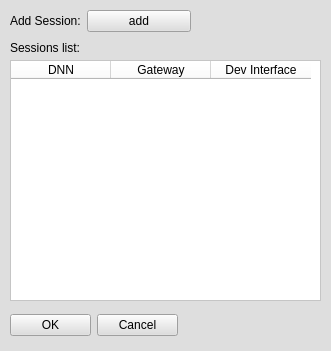
<?xml version="1.0" encoding="UTF-8"?>
<ui version="4.0">
 <class>MainWindow</class>
 <widget class="QMainWindow" name="MainWindow">
  <property name="geometry">
   <rect>
    <x>0</x>
    <y>0</y>
    <width>331</width>
    <height>351</height>
   </rect>
  </property>
  <property name="windowTitle">
   <string>MainWindow</string>
  </property>
  <property name="styleSheet">
   <string notr="true">background-color: rgb(222, 222, 222);</string>
  </property>
  <widget class="QWidget" name="centralwidget">
   <widget class="QTableWidget" name="UPF_SessionTable">
    <property name="geometry">
     <rect>
      <x>10</x>
      <y>60</y>
      <width>311</width>
      <height>241</height>
     </rect>
    </property>
    <property name="styleSheet">
     <string notr="true">background-color: rgb(255, 255, 255);</string>
    </property>
    <column>
     <property name="text">
      <string>DNN</string>
     </property>
    </column>
    <column>
     <property name="text">
      <string>Gateway</string>
     </property>
    </column>
    <column>
     <property name="text">
      <string>Dev Interface</string>
     </property>
    </column>
   </widget>
   <widget class="QLabel" name="label_19">
    <property name="geometry">
     <rect>
      <x>10</x>
      <y>40</y>
      <width>101</width>
      <height>16</height>
     </rect>
    </property>
    <property name="text">
     <string>Sessions list:</string>
    </property>
   </widget>
   <widget class="QWidget" name="gridLayoutWidget">
    <property name="geometry">
     <rect>
      <x>10</x>
      <y>310</y>
      <width>168</width>
      <height>31</height>
     </rect>
    </property>
    <layout class="QGridLayout" name="gridLayout">
     <item row="0" column="0">
      <widget class="QPushButton" name="UPF_OKButton">
       <property name="text">
        <string>OK</string>
       </property>
      </widget>
     </item>
     <item row="0" column="1">
      <widget class="QPushButton" name="UPF_CancelButton">
       <property name="text">
        <string>Cancel</string>
       </property>
      </widget>
     </item>
    </layout>
   </widget>
   <widget class="QWidget" name="formLayoutWidget_4">
    <property name="geometry">
     <rect>
      <x>10</x>
      <y>10</y>
      <width>181</width>
      <height>27</height>
     </rect>
    </property>
    <layout class="QFormLayout" name="formLayout_4">
     <item row="0" column="1">
      <widget class="QPushButton" name="UPF_AddButton">
       <property name="text">
        <string>add</string>
       </property>
      </widget>
     </item>
     <item row="0" column="0">
      <widget class="QLabel" name="label_20">
       <property name="text">
        <string>Add Session:</string>
       </property>
      </widget>
     </item>
    </layout>
   </widget>
  </widget>
 </widget>
 <resources/>
 <connections/>
</ui>
